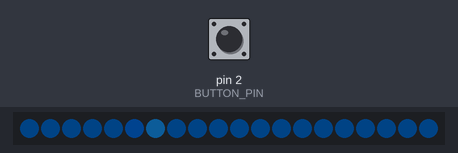
The sketch below on a simulated Arduino Leonardo, built with avr-gcc and run on an emulated ATmega32U4. Parts: 20 RGB LEDs in strip order, left to right. The test bench sets the inputs (shaded band); at power-on: pin 2 (BUTTON_PIN) HIGH. Dim RGB values are drawn brighter than linear; USB keyboard and mouse output is not drawn.

Above: at 1.2 s.
1.3 s: pin 2 (BUTTON_PIN) pulled LOW for 3.2 s
5.1 s: pin 2 (BUTTON_PIN) pulled LOW for 0.15 s
5.8 s: pin 2 (BUTTON_PIN) pulled LOW for 1 s
At 6.8 s:
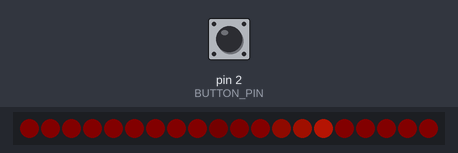

The sketch:

FrenchOMaticButton.ino
```cpp
#include <Keyboard.h>
#include <FastLED.h>

// Arduino Leonardo / Micro (ATmega32u4, native USB).
constexpr uint8_t BUTTON_PIN = 2;
constexpr uint8_t LED_PIN = 6;
constexpr uint8_t LED_COUNT = 20;
constexpr uint8_t BRIGHTNESS = 64;
constexpr unsigned long DEBOUNCE_MS = 30;
constexpr unsigned long MAX_HOLD_MS = 15000;
constexpr unsigned long FRAME_MS = 20;

CRGB leds[LED_COUNT];
bool rawPressed = false;
bool stablePressed = false;
bool armed = false;
bool keyHeld = false;
unsigned long rawChangedAt = 0;
unsigned long pressedAt = 0;
unsigned long lastFrameAt = 0;

void releaseRecordKey() {
  if (keyHeld) Keyboard.release('r');
  keyHeld = false;
}

void readButton(unsigned long now) {
  const bool pressed = digitalRead(BUTTON_PIN) == LOW;
  if (pressed != rawPressed) {
    rawPressed = pressed;
    rawChangedAt = now;
  }
  if (now - rawChangedAt < DEBOUNCE_MS) return;

  // Require a released button after boot, before sending any keystrokes.
  if (!rawPressed) armed = true;
  if (stablePressed == rawPressed) return;
  stablePressed = rawPressed;

  if (stablePressed && armed) {
    pressedAt = now;
    Keyboard.press('r');
    keyHeld = true;
  } else if (!stablePressed) {
    releaseRecordKey();
  }
}

void animateRing(unsigned long now) {
  if (now - lastFrameAt < FRAME_MS) return;
  lastFrameAt = now;

  if (keyHeld) {
    fill_solid(leds, LED_COUNT, CRGB(24, 0, 0));
    const uint8_t head = ((now - pressedAt) / 65) % LED_COUNT;
    for (uint8_t tail = 0; tail < 6; ++tail) {
      const uint8_t index = (head + LED_COUNT - tail) % LED_COUNT;
      leds[index] = CRGB(255 >> tail, 30 >> tail, 4 >> tail);
    }
  } else if (stablePressed && armed) {
    // Fifteen-second limit reached: release before another recording.
    fill_solid(leds, LED_COUNT, CRGB(32, 12, 0));
  } else {
    // Soft blue breathing glow with a slow orbiting highlight.
    const uint8_t glow = beatsin8(12, 8, 35);
    fill_solid(leds, LED_COUNT, CRGB(0, glow / 2, glow));
    const uint8_t head = (now / 180) % LED_COUNT;
    leds[head] = CRGB(10, 60, 100);
    leds[(head + LED_COUNT - 1) % LED_COUNT] = CRGB(0, 30, 60);
  }
  FastLED.show();
}

void setup() {
  pinMode(BUTTON_PIN, INPUT_PULLUP);
  rawPressed = digitalRead(BUTTON_PIN) == LOW;
  stablePressed = rawPressed;
  rawChangedAt = millis();
  FastLED.addLeds<WS2811, LED_PIN, RGB>(leds, LED_COUNT);
  FastLED.setBrightness(BRIGHTNESS);
  FastLED.clear(true);
  Keyboard.begin();
}

void loop() {
  const unsigned long now = millis();
  readButton(now);
  if (keyHeld && now - pressedAt >= MAX_HOLD_MS) releaseRecordKey();
  animateRing(now);
}
```

Measured:
- after the input at 5.8 s, the LEDs: first change at once (image 1 shows a later state)
